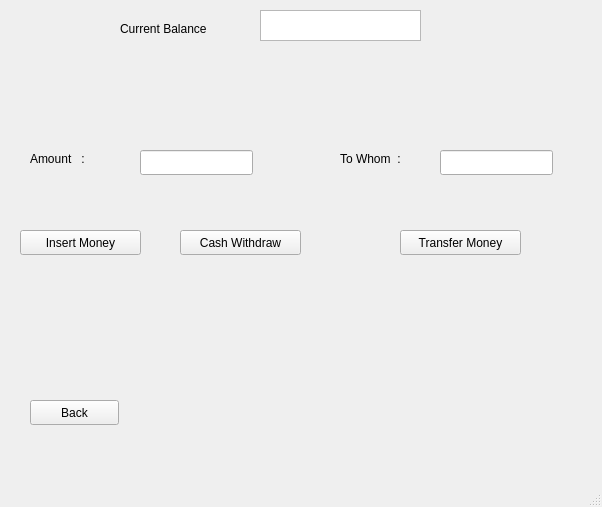
<?xml version="1.0" encoding="UTF-8"?>
<ui version="4.0">
 <class>MainWindow</class>
 <widget class="QMainWindow" name="MainWindow">
  <property name="geometry">
   <rect>
    <x>0</x>
    <y>0</y>
    <width>602</width>
    <height>507</height>
   </rect>
  </property>
  <property name="windowTitle">
   <string>insert_money_window</string>
  </property>
  <widget class="QWidget" name="centralwidget">
   <widget class="QLabel" name="label">
    <property name="geometry">
     <rect>
      <x>30</x>
      <y>150</y>
      <width>121</width>
      <height>17</height>
     </rect>
    </property>
    <property name="text">
     <string>Amount   :</string>
    </property>
   </widget>
   <widget class="QLineEdit" name="lineEdit_amount">
    <property name="geometry">
     <rect>
      <x>140</x>
      <y>150</y>
      <width>113</width>
      <height>25</height>
     </rect>
    </property>
   </widget>
   <widget class="QLabel" name="label_2">
    <property name="geometry">
     <rect>
      <x>120</x>
      <y>20</y>
      <width>121</width>
      <height>17</height>
     </rect>
    </property>
    <property name="text">
     <string>Current Balance</string>
    </property>
   </widget>
   <widget class="QLabel" name="label_updated_balance">
    <property name="geometry">
     <rect>
      <x>170</x>
      <y>80</y>
      <width>301</width>
      <height>41</height>
     </rect>
    </property>
    <property name="text">
     <string/>
    </property>
   </widget>
   <widget class="QPushButton" name="pushButton_back">
    <property name="geometry">
     <rect>
      <x>30</x>
      <y>400</y>
      <width>89</width>
      <height>25</height>
     </rect>
    </property>
    <property name="text">
     <string>Back</string>
    </property>
   </widget>
   <widget class="QTextBrowser" name="textBrowser_current_balance">
    <property name="geometry">
     <rect>
      <x>260</x>
      <y>10</y>
      <width>161</width>
      <height>31</height>
     </rect>
    </property>
   </widget>
   <widget class="QPushButton" name="pushButton_insert_money">
    <property name="geometry">
     <rect>
      <x>20</x>
      <y>230</y>
      <width>121</width>
      <height>25</height>
     </rect>
    </property>
    <property name="text">
     <string>Insert Money</string>
    </property>
   </widget>
   <widget class="QPushButton" name="pushButton_cash_withdraw">
    <property name="geometry">
     <rect>
      <x>180</x>
      <y>230</y>
      <width>121</width>
      <height>25</height>
     </rect>
    </property>
    <property name="text">
     <string>Cash Withdraw</string>
    </property>
   </widget>
   <widget class="QPushButton" name="pushButton_transfer_money">
    <property name="geometry">
     <rect>
      <x>400</x>
      <y>230</y>
      <width>121</width>
      <height>25</height>
     </rect>
    </property>
    <property name="text">
     <string>Transfer Money</string>
    </property>
   </widget>
   <widget class="QLabel" name="label_3">
    <property name="geometry">
     <rect>
      <x>340</x>
      <y>150</y>
      <width>121</width>
      <height>17</height>
     </rect>
    </property>
    <property name="text">
     <string>To Whom  :</string>
    </property>
   </widget>
   <widget class="QLineEdit" name="lineEdit_transfer_account">
    <property name="geometry">
     <rect>
      <x>440</x>
      <y>150</y>
      <width>113</width>
      <height>25</height>
     </rect>
    </property>
   </widget>
  </widget>
  <widget class="QMenuBar" name="menubar">
   <property name="geometry">
    <rect>
     <x>0</x>
     <y>0</y>
     <width>602</width>
     <height>23</height>
    </rect>
   </property>
  </widget>
  <widget class="QStatusBar" name="statusbar"/>
 </widget>
 <resources/>
 <connections/>
</ui>
